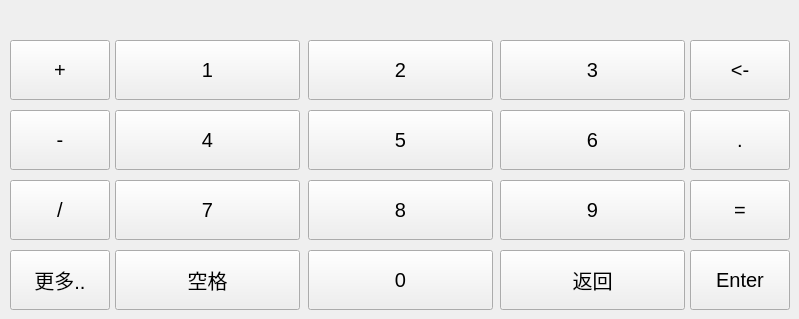
   <widget class="QWidget" name="page_Num">
    <widget class="QPushButton" name="pushButton_Num_Space">
     <property name="geometry">
      <rect>
       <x>115</x>
       <y>250</y>
       <width>185</width>
       <height>60</height>
      </rect>
     </property>
     <property name="minimumSize">
      <size>
       <width>0</width>
       <height>60</height>
      </size>
     </property>
     <property name="maximumSize">
      <size>
       <width>16777215</width>
       <height>60</height>
      </size>
     </property>
     <property name="font">
      <font>
       <pointsize>15</pointsize>
      </font>
     </property>
     <property name="focusPolicy">
      <enum>Qt::NoFocus</enum>
     </property>
     <property name="text">
      <string>空格</string>
     </property>
    </widget>
    <widget class="QPushButton" name="pushButton_Num_8">
     <property name="geometry">
      <rect>
       <x>308</x>
       <y>180</y>
       <width>185</width>
       <height>60</height>
      </rect>
     </property>
     <property name="minimumSize">
      <size>
       <width>0</width>
       <height>60</height>
      </size>
     </property>
     <property name="maximumSize">
      <size>
       <width>16777215</width>
       <height>16777215</height>
      </size>
     </property>
     <property name="font">
      <font>
       <pointsize>15</pointsize>
      </font>
     </property>
     <property name="focusPolicy">
      <enum>Qt::NoFocus</enum>
     </property>
     <property name="text">
      <string notr="true">8</string>
     </property>
    </widget>
    <widget class="QPushButton" name="pushButton_Num_Chu">
     <property name="geometry">
      <rect>
       <x>10</x>
       <y>180</y>
       <width>100</width>
       <height>60</height>
      </rect>
     </property>
     <property name="minimumSize">
      <size>
       <width>0</width>
       <height>60</height>
      </size>
     </property>
     <property name="maximumSize">
      <size>
       <width>16777215</width>
       <height>16777215</height>
      </size>
     </property>
     <property name="font">
      <font>
       <pointsize>15</pointsize>
      </font>
     </property>
     <property name="focusPolicy">
      <enum>Qt::NoFocus</enum>
     </property>
     <property name="text">
      <string notr="true">/</string>
     </property>
    </widget>
    <widget class="QPushButton" name="pushButton_Num_Dengyu">
     <property name="geometry">
      <rect>
       <x>690</x>
       <y>180</y>
       <width>100</width>
       <height>60</height>
      </rect>
     </property>
     <property name="minimumSize">
      <size>
       <width>100</width>
       <height>60</height>
      </size>
     </property>
     <property name="maximumSize">
      <size>
       <width>16777215</width>
       <height>60</height>
      </size>
     </property>
     <property name="font">
      <font>
       <pointsize>15</pointsize>
      </font>
     </property>
     <property name="focusPolicy">
      <enum>Qt::NoFocus</enum>
     </property>
     <property name="text">
      <string notr="true">=</string>
     </property>
    </widget>
    <widget class="QPushButton" name="pushButton_Num_Backspace">
     <property name="geometry">
      <rect>
       <x>690</x>
       <y>40</y>
       <width>100</width>
       <height>60</height>
      </rect>
     </property>
     <property name="minimumSize">
      <size>
       <width>100</width>
       <height>60</height>
      </size>
     </property>
     <property name="maximumSize">
      <size>
       <width>16777215</width>
       <height>60</height>
      </size>
     </property>
     <property name="font">
      <font>
       <pointsize>15</pointsize>
      </font>
     </property>
     <property name="focusPolicy">
      <enum>Qt::NoFocus</enum>
     </property>
     <property name="text">
      <string notr="true">&lt;-</string>
     </property>
    </widget>
    <widget class="QPushButton" name="pushButton_Num_0">
     <property name="geometry">
      <rect>
       <x>308</x>
       <y>250</y>
       <width>185</width>
       <height>60</height>
      </rect>
     </property>
     <property name="minimumSize">
      <size>
       <width>0</width>
       <height>60</height>
      </size>
     </property>
     <property name="maximumSize">
      <size>
       <width>16777215</width>
       <height>16777215</height>
      </size>
     </property>
     <property name="font">
      <font>
       <pointsize>15</pointsize>
      </font>
     </property>
     <property name="focusPolicy">
      <enum>Qt::NoFocus</enum>
     </property>
     <property name="text">
      <string notr="true">0</string>
     </property>
    </widget>
    <widget class="QPushButton" name="pushButton_Num_3">
     <property name="geometry">
      <rect>
       <x>500</x>
       <y>40</y>
       <width>185</width>
       <height>60</height>
      </rect>
     </property>
     <property name="minimumSize">
      <size>
       <width>0</width>
       <height>60</height>
      </size>
     </property>
     <property name="maximumSize">
      <size>
       <width>16777215</width>
       <height>16777215</height>
      </size>
     </property>
     <property name="font">
      <font>
       <pointsize>15</pointsize>
      </font>
     </property>
     <property name="focusPolicy">
      <enum>Qt::NoFocus</enum>
     </property>
     <property name="text">
      <string notr="true">3</string>
     </property>
    </widget>
    <widget class="QPushButton" name="pushButton_Num_Dian">
     <property name="geometry">
      <rect>
       <x>690</x>
       <y>110</y>
       <width>100</width>
       <height>60</height>
      </rect>
     </property>
     <property name="minimumSize">
      <size>
       <width>0</width>
       <height>60</height>
      </size>
     </property>
     <property name="maximumSize">
      <size>
       <width>16777215</width>
       <height>16777215</height>
      </size>
     </property>
     <property name="font">
      <font>
       <pointsize>15</pointsize>
      </font>
     </property>
     <property name="focusPolicy">
      <enum>Qt::NoFocus</enum>
     </property>
     <property name="text">
      <string notr="true">.</string>
     </property>
    </widget>
    <widget class="QPushButton" name="pushButton_Num_Enter">
     <property name="geometry">
      <rect>
       <x>690</x>
       <y>250</y>
       <width>100</width>
       <height>60</height>
      </rect>
     </property>
     <property name="minimumSize">
      <size>
       <width>0</width>
       <height>60</height>
      </size>
     </property>
     <property name="maximumSize">
      <size>
       <width>16777215</width>
       <height>60</height>
      </size>
     </property>
     <property name="font">
      <font>
       <pointsize>15</pointsize>
      </font>
     </property>
     <property name="focusPolicy">
      <enum>Qt::NoFocus</enum>
     </property>
     <property name="text">
      <string notr="true">Enter</string>
     </property>
    </widget>
    <widget class="QPushButton" name="pushButton_Num_Jia">
     <property name="geometry">
      <rect>
       <x>10</x>
       <y>40</y>
       <width>100</width>
       <height>60</height>
      </rect>
     </property>
     <property name="minimumSize">
      <size>
       <width>0</width>
       <height>60</height>
      </size>
     </property>
     <property name="maximumSize">
      <size>
       <width>16777215</width>
       <height>16777215</height>
      </size>
     </property>
     <property name="font">
      <font>
       <pointsize>15</pointsize>
      </font>
     </property>
     <property name="focusPolicy">
      <enum>Qt::NoFocus</enum>
     </property>
     <property name="text">
      <string notr="true">+</string>
     </property>
    </widget>
    <widget class="QPushButton" name="pushButton_Num_2">
     <property name="geometry">
      <rect>
       <x>308</x>
       <y>40</y>
       <width>185</width>
       <height>60</height>
      </rect>
     </property>
     <property name="minimumSize">
      <size>
       <width>0</width>
       <height>60</height>
      </size>
     </property>
     <property name="maximumSize">
      <size>
       <width>16777215</width>
       <height>16777215</height>
      </size>
     </property>
     <property name="font">
      <font>
       <pointsize>15</pointsize>
      </font>
     </property>
     <property name="focusPolicy">
      <enum>Qt::NoFocus</enum>
     </property>
     <property name="text">
      <string notr="true">2</string>
     </property>
    </widget>
    <widget class="QPushButton" name="pushButton_Num_7">
     <property name="geometry">
      <rect>
       <x>115</x>
       <y>180</y>
       <width>185</width>
       <height>60</height>
      </rect>
     </property>
     <property name="minimumSize">
      <size>
       <width>0</width>
       <height>60</height>
      </size>
     </property>
     <property name="maximumSize">
      <size>
       <width>16777215</width>
       <height>16777215</height>
      </size>
     </property>
     <property name="font">
      <font>
       <pointsize>15</pointsize>
      </font>
     </property>
     <property name="focusPolicy">
      <enum>Qt::NoFocus</enum>
     </property>
     <property name="text">
      <string notr="true">7</string>
     </property>
    </widget>
    <widget class="QPushButton" name="pushButton_Num_6">
     <property name="geometry">
      <rect>
       <x>500</x>
       <y>110</y>
       <width>185</width>
       <height>60</height>
      </rect>
     </property>
     <property name="minimumSize">
      <size>
       <width>0</width>
       <height>60</height>
      </size>
     </property>
     <property name="maximumSize">
      <size>
       <width>16777215</width>
       <height>16777215</height>
      </size>
     </property>
     <property name="font">
      <font>
       <pointsize>15</pointsize>
      </font>
     </property>
     <property name="focusPolicy">
      <enum>Qt::NoFocus</enum>
     </property>
     <property name="text">
      <string notr="true">6</string>
     </property>
    </widget>
    <widget class="QPushButton" name="pushButton_Num_4">
     <property name="geometry">
      <rect>
       <x>115</x>
       <y>110</y>
       <width>185</width>
       <height>60</height>
      </rect>
     </property>
     <property name="minimumSize">
      <size>
       <width>0</width>
       <height>60</height>
      </size>
     </property>
     <property name="maximumSize">
      <size>
       <width>16777215</width>
       <height>16777215</height>
      </size>
     </property>
     <property name="font">
      <font>
       <pointsize>15</pointsize>
      </font>
     </property>
     <property name="focusPolicy">
      <enum>Qt::NoFocus</enum>
     </property>
     <property name="text">
      <string notr="true">4</string>
     </property>
    </widget>
    <widget class="QPushButton" name="pushButton_Num_9">
     <property name="geometry">
      <rect>
       <x>500</x>
       <y>180</y>
       <width>185</width>
       <height>60</height>
      </rect>
     </property>
     <property name="minimumSize">
      <size>
       <width>0</width>
       <height>60</height>
      </size>
     </property>
     <property name="maximumSize">
      <size>
       <width>16777215</width>
       <height>16777215</height>
      </size>
     </property>
     <property name="font">
      <font>
       <pointsize>15</pointsize>
      </font>
     </property>
     <property name="focusPolicy">
      <enum>Qt::NoFocus</enum>
     </property>
     <property name="text">
      <string notr="true">9</string>
     </property>
    </widget>
    <widget class="QPushButton" name="pushButton_Num_Back">
     <property name="geometry">
      <rect>
       <x>500</x>
       <y>250</y>
       <width>185</width>
       <height>60</height>
      </rect>
     </property>
     <property name="minimumSize">
      <size>
       <width>0</width>
       <height>60</height>
      </size>
     </property>
     <property name="maximumSize">
      <size>
       <width>16777215</width>
       <height>60</height>
      </size>
     </property>
     <property name="font">
      <font>
       <pointsize>15</pointsize>
      </font>
     </property>
     <property name="focusPolicy">
      <enum>Qt::NoFocus</enum>
     </property>
     <property name="text">
      <string>返回</string>
     </property>
    </widget>
    <widget class="QPushButton" name="pushButton_Num_1">
     <property name="geometry">
      <rect>
       <x>115</x>
       <y>40</y>
       <width>185</width>
       <height>60</height>
      </rect>
     </property>
     <property name="minimumSize">
      <size>
       <width>0</width>
       <height>60</height>
      </size>
     </property>
     <property name="maximumSize">
      <size>
       <width>16777215</width>
       <height>16777215</height>
      </size>
     </property>
     <property name="font">
      <font>
       <pointsize>15</pointsize>
      </font>
     </property>
     <property name="focusPolicy">
      <enum>Qt::NoFocus</enum>
     </property>
     <property name="text">
      <string notr="true">1</string>
     </property>
    </widget>
    <widget class="QPushButton" name="pushButton_Num_Jian">
     <property name="geometry">
      <rect>
       <x>10</x>
       <y>110</y>
       <width>100</width>
       <height>60</height>
      </rect>
     </property>
     <property name="minimumSize">
      <size>
       <width>0</width>
       <height>60</height>
      </size>
     </property>
     <property name="maximumSize">
      <size>
       <width>16777215</width>
       <height>16777215</height>
      </size>
     </property>
     <property name="font">
      <font>
       <pointsize>15</pointsize>
      </font>
     </property>
     <property name="focusPolicy">
      <enum>Qt::NoFocus</enum>
     </property>
     <property name="text">
      <string notr="true">-</string>
     </property>
    </widget>
    <widget class="QPushButton" name="pushButton_Num_5">
     <property name="geometry">
      <rect>
       <x>308</x>
       <y>110</y>
       <width>185</width>
       <height>60</height>
      </rect>
     </property>
     <property name="minimumSize">
      <size>
       <width>0</width>
       <height>60</height>
      </size>
     </property>
     <property name="maximumSize">
      <size>
       <width>16777215</width>
       <height>16777215</height>
      </size>
     </property>
     <property name="font">
      <font>
       <pointsize>15</pointsize>
      </font>
     </property>
     <property name="focusPolicy">
      <enum>Qt::NoFocus</enum>
     </property>
     <property name="text">
      <string notr="true">5</string>
     </property>
    </widget>
    <widget class="QPushButton" name="pushButton_Num_More">
     <property name="geometry">
      <rect>
       <x>10</x>
       <y>250</y>
       <width>100</width>
       <height>60</height>
      </rect>
     </property>
     <property name="minimumSize">
      <size>
       <width>0</width>
       <height>60</height>
      </size>
     </property>
     <property name="maximumSize">
      <size>
       <width>16777215</width>
       <height>60</height>
      </size>
     </property>
     <property name="font">
      <font>
       <pointsize>15</pointsize>
      </font>
     </property>
     <property name="focusPolicy">
      <enum>Qt::NoFocus</enum>
     </property>
     <property name="text">
      <string>更多..</string>
     </property>
    </widget>
   </widget>
